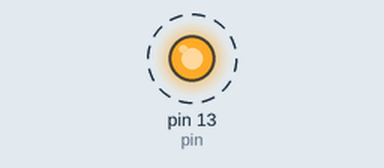
The sketch below on a simulated Arduino Uno, built with avr-gcc and run on an emulated ATmega328P. Parts: output pins drawn as LEDs (lit = HIGH). Dashed ring = blinking.

Above: at 0.05 s.
Timing chart, 0 to 3.0 s (numbered marks = the images above):
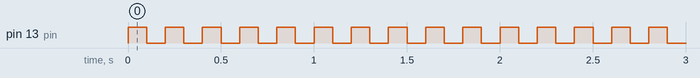

Measured:
- by itself, pin 13 (pin): alternates HIGH for 0.10 s and LOW for 0.10 s

The sketch:

Parpadeo.ino
```cpp
int pin = 13;
void setup()
{
	pinMode(pin,OUTPUT);
}

void loop()
{
	parpadeo(true,100);
    parpadeo(false, 100);
}

void parpadeo(bool estado, int seg){
    digitalWrite(pin, estado);
    delay(seg);
}
```
